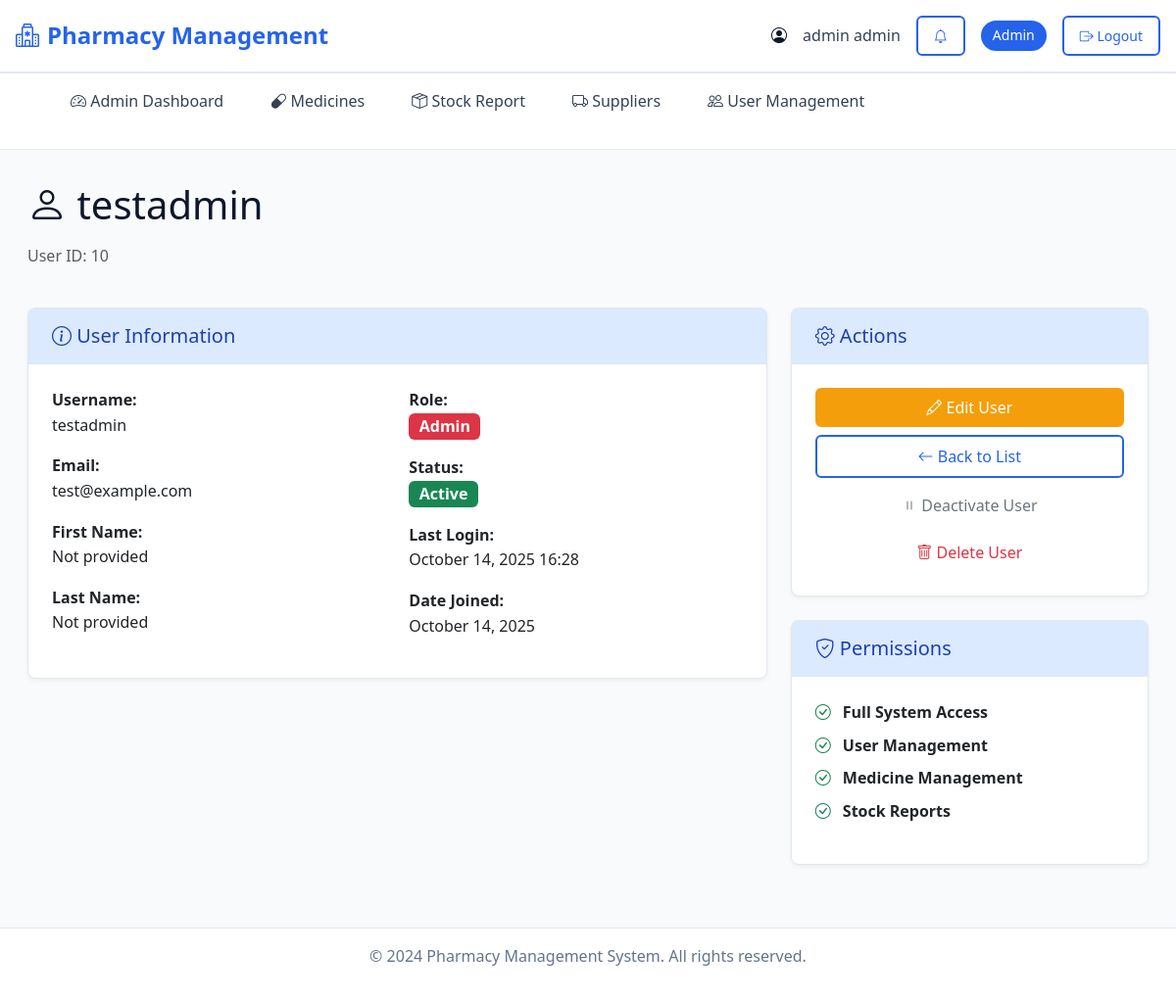
The page /user-management/users/detail/10/ (signed in) on the database its author committed.
### pharmacy/models.py (models this page shows, shortened)
class User(AbstractUser):
    ROLE_CHOICES = [
        ('pharmacist', 'Pharmacist'),
        ('admin', 'Admin'),
        ('staff', 'Staff'),
    ]
    role = models.CharField(max_length=50, choices=ROLE_CHOICES)
    reset_token = models.CharField(max_length=100, blank=True, null=True)

### pharmacy/user_management.py (the view)
# urls.py: path('users/detail/<int:user_id>/', user_management.user_detail, name='user_detail'),
@admin_required
def user_detail(request, user_id):
    user = get_object_or_404(User, id=user_id)
    return render(request, 'admin/users/user_detail.html', {
        'user_obj': user,
    })

### templates/admin/users/user_detail.html (shortened to what this page needs)
{% extends 'admin/base.html' %}
{% block content %}
<div class="container-fluid">
    <div class="row mb-4">
        <div class="col-12">
            <h1 class="mb-3">
                <i class="bi bi-person"></i> {{ user_obj.username }}
            </h1>
            <p class="text-muted">User ID: {{ user_obj.id }}</p>
        </div>
    </div>
    <div class="row">
        <div class="col-lg-8">
            <div class="card">
                <div class="card-header">
                    <h5 class="mb-0">
                        <i class="bi bi-info-circle"></i> User Information
                    </h5>
                </div>
                <div class="card-body">
                    <div class="row">
                        <div class="col-md-6">
                            <div class="mb-3">
                                <strong>Username:</strong>
                                <p>{{ user_obj.username }}</p>
                            </div>
                            <div class="mb-3">
                                <strong>Email:</strong>
                                <p>{{ user_obj.email }}</p>
                            </div>
                            <div class="mb-3">
                                <strong>First Name:</strong>
                                <p>{{ user_obj.first_name|default:"Not provided" }}</p>
                            </div>
                            <div class="mb-3">
                                <strong>Last Name:</strong>
                                <p>{{ user_obj.last_name|default:"Not provided" }}</p>
                            </div>
                        </div>
                        <div class="col-md-6">
                            <div class="mb-3">
                                <strong>Role:</strong>
                                <p>
                                    <span class="badge {% if user_obj.role == 'admin' %}bg-danger{% elif user_obj.role == 'pharmacist' %}bg-primary{% else %}bg-info{% endif %} fs-6">
                                        {{ user_obj.get_role_display }}
                                    </span>
                                </p>
                            </div>
                            <div class="mb-3">
                                <strong>Status:</strong>
                                <p>
                                    {% if user_obj.is_active %}
                                        <span class="badge bg-success fs-6">Active</span>
                                    {% else %}
                                        <span class="badge bg-secondary fs-6">Inactive</span>
                                    {% endif %}
                                </p>
                            </div>
                            <div class="mb-3">
                                <strong>Last Login:</strong>
                                <p>
                                    {% if user_obj.last_login %}
                                        {{ user_obj.last_login|date:"F d, Y H:i" }}
                                    {% else %}
                                        <span class="text-muted">Never logged in</span>
                                    {% endif %}
                                </p>
                            </div>
                            <div class="mb-3">
                                <strong>Date Joined:</strong>
                                <p>{{ user_obj.date_joined|date:"F d, Y" }}</p>
                            </div>
                        </div>
                    </div>
                </div>
            </div>
        </div>
        <div class="col-lg-4">
            <div class="card">
                <div class="card-header">
                    <h5 class="mb-0">
                        <i class="bi bi-gear"></i> Actions
                    </h5>
                </div>
                <div class="card-body">
                    <div class="d-grid gap-2">
                        <a href="{% url 'user_edit' user_obj.id %}" class="btn btn-warning">
                            <i class="bi bi-pencil"></i> Edit User
                        </a>
                        <a href="{% url 'user_list' %}" class="btn btn-outline-primary">
                            <i class="bi bi-arrow-left"></i> Back to List
                        </a>
                        {% if user_obj.is_active %}
                            <a href="{% url 'user_deactivate' user_obj.id %}" class="btn btn-outline-secondary">
                                <i class="bi bi-pause"></i> Deactivate User
                            </a>
                        {% else %}
                            <a href="{% url 'user_activate' user_obj.id %}" class="btn btn-outline-success">
                                <i class="bi bi-play"></i> Activate User
                            </a>
                        {% endif %}
                        <a href="{% url 'user_delete' user_obj.id %}" class="btn btn-outline-danger">
                            <i class="bi bi-trash"></i> Delete User
                        </a>
                    </div>
                </div>
            </div>
            <div class="card mt-4">
                <div class="card-header">
                    <h5 class="mb-0">
                        <i class="bi bi-shield-check"></i> Permissions
                    </h5>
                </div>
                <div class="card-body">
                    <ul class="list-unstyled">
                        {% if user_obj.role == 'admin' %}
                            <li class="mb-2">
                                <i class="bi bi-check-circle text-success me-2"></i>
                                <strong>Full System Access</strong>
                            </li>
                            <li class="mb-2">
                                <i class="bi bi-check-circle text-success me-2"></i>
                                <strong>User Management</strong>
                            </li>
                            <li class="mb-2">
                                <i class="bi bi-check-circle text-success me-2"></i>
                                <strong>Medicine Management</strong>
                            </li>
                            <li class="mb-2">
                                <i class="bi bi-check-circle text-success me-2"></i>
                                <strong>Stock Reports</strong>
                            </li>
                        {% endif %}
                    </ul>
                </div>
            </div>
        </div>
    </div>
</div>
{% endblock %}

### templates/admin/base.html (shortened to what this page needs)
<!DOCTYPE html>
<html lang="en">
<head>
    <link href="https://cdn.jsdelivr.net/npm/bootstrap@5.3.2/dist/css/bootstrap.min.css" rel="stylesheet">
    <link href="https://cdn.jsdelivr.net/npm/bootstrap-icons@1.11.1/font/bootstrap-icons.min.css" rel="stylesheet">
</head>
<body>
    <header class="header">
        <div class="header-content">
            <a href="{% url 'index' %}" class="logo">
                <i class="bi bi-hospital"></i>
                Pharmacy Management
            </a>
            <div class="user-info">
                <i class="bi bi-person-circle"></i>
                {% if user.is_authenticated %}
                    <span class="user-name">{{ user.get_full_name|default:user.username }}</span>
                        <a href="{% url 'admin_notifications' %}" class="btn btn-outline-primary btn-sm" title="Notifications">
                            <i class="bi bi-bell"></i>
                        </a>
                    <span class="user-role">{{ user.get_role_display|default:user.role|title }}</span>
                    <a href="{% url 'logout' %}" class="btn btn-outline-primary btn-sm">
                        <i class="bi bi-box-arrow-right"></i> Logout
                    </a>
                {% endif %}
            </div>
        </div>
    </header>
    {% if user.is_authenticated %}
    <nav class="nav-container">
        <div class="nav">
            <ul class="nav-list">
                {% if user.role == 'admin' %}
                    <li class="nav-item">
                        <a href="{% url 'index' %}" class="nav-link {% if request.resolver_match.url_name == 'index' %}active{% endif %}">
                            <i class="bi bi-speedometer2"></i> Admin Dashboard
                        </a>
                    </li>
                    <li class="nav-item">
                        <a href="{% url 'list_medicine' %}" class="nav-link">
                            <i class="bi bi-capsule"></i> Medicines
                        </a>
                    </li>
                    <li class="nav-item">
                        <a href="{% url 'stock_report' %}" class="nav-link">
                            <i class="bi bi-box-seam"></i> Stock Report
                        </a>
                    </li>
                    <li class="nav-item">
                        <a href="{% url 'list_supplier' %}" class="nav-link">
                            <i class="bi bi-truck"></i> Suppliers
                        </a>
                    </li>
                    <li class="nav-item">
                        <a href="{% url 'user_list' %}" class="nav-link">
                            <i class="bi bi-people"></i> User Management
                        </a>
                    </li>
                {% endif %}
            </ul>
        </div>
    </nav>
    {% endif %}
    <main class="main-content">
        {% block content %}{% endblock %}
    </main>
    <footer class="footer">
        <p>&copy; 2024 Pharmacy Management System. All rights reserved.</p>
    </footer>
</body>
</html>

### templates/admin/base.html (style rules this page uses)
:root { --primary-blue: #2563eb; --light-blue: #dbeafe; --dark-blue: #1e40af; --white: #ffffff; --light-gray: #f8fafc; --gray: #64748b; --dark-gray: #334155; --black: #0f172a; --border-color: #e2e8f0; --success: #10b981; --warning: #f59e0b; --danger: #ef4444; }
* { margin: 0; padding: 0; box-sizing: border-box; }
body { font-family: 'Segoe UI', Tahoma, Geneva, Verdana, sans-serif; background-color: var(--light-gray); color: var(--black); line-height: 1.6; }
.header { background-color: var(--white); border-bottom: 2px solid var(--border-color); padding: 1rem 0; box-shadow: 0 2px 4px rgba(0,0,0,0.1); }
.header-content { display: flex; justify-content: space-between; align-items: center; max-width: 1200px; margin: 0 auto; padding: 0 1rem; }
.logo { display: flex; align-items: center; gap: 0.5rem; color: var(--primary-blue); font-weight: bold; font-size: 1.5rem; text-decoration: none; }
.user-info { display: flex; align-items: center; gap: 1rem; }
.user-name { color: var(--dark-gray); font-weight: 500; }
.user-role { background-color: var(--primary-blue); color: var(--white); padding: 0.25rem 0.75rem; border-radius: 1rem; font-size: 0.875rem; font-weight: 500; }
.nav-container { background-color: var(--white); border-bottom: 1px solid var(--border-color); }
.nav { max-width: 1200px; margin: 0 auto; padding: 0 1rem; }
.nav-list { display: flex; list-style: none; gap: 0; }
.nav-item { margin: 0; }
.nav-link { display: block; padding: 1rem 1.5rem; color: var(--dark-gray); text-decoration: none; font-weight: 500; border-bottom: 3px solid transparent; transition: all 0.3s ease; }
.main-content { max-width: 1200px; margin: 0 auto; padding: 2rem 1rem; min-height: calc(100vh - 200px); }
.card { background-color: var(--white); border: 1px solid var(--border-color); border-radius: 8px; box-shadow: 0 2px 4px rgba(0,0,0,0.05); transition: box-shadow 0.3s ease; }
.card-header { background-color: var(--light-blue); border-bottom: 1px solid var(--border-color); padding: 1rem 1.5rem; font-weight: 600; color: var(--dark-blue); }
.card-body { padding: 1.5rem; }
.btn { border-radius: 6px; font-weight: 500; padding: 0.5rem 1rem; border: none; transition: all 0.3s ease; text-decoration: none; display: inline-block; }
.btn-warning { background-color: var(--warning); color: var(--white); }
.btn-outline-primary { background-color: transparent; color: var(--primary-blue); border: 2px solid var(--primary-blue); }
.footer { background-color: var(--white); border-top: 1px solid var(--border-color); padding: 1rem 0; text-align: center; color: var(--gray); margin-top: 2rem; }

### rows shown on the page
User: get_full_name "admin admin", role "Admin"
User: username "testadmin", id "10", email "test@example.com", first_name "Not provided", last_name "Not provided", role "Admin", last_login "October 14, 2025 16:28", date_joined "October 14, 2025"
